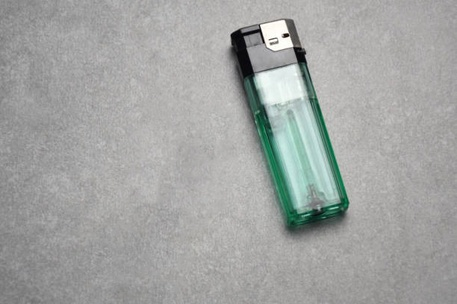
#> input picture query.jpg, 457 x 304 px, shrunk from 612 x 408 before the run, found by its file name
$ python 'Lab Assignment 2 - 120210208.py'
#> lines starting #> are read from the running program, lines starting #| are printed output that depends on the picture
#zeyad mohamed elsharkawy 120210208
import cv2
import numpy as np

# Load images with absolute paths
query_image = cv2.imread('C:\\Users\\zizo\\Desktop\\Lab Assignment 2\\query.jpg', cv2.IMREAD_GRAYSCALE)
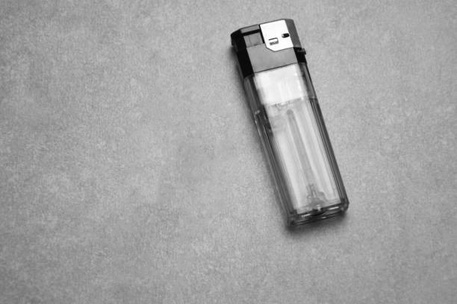
#> query_image: shape (304, 457); min 0, max 255, mean 163.4
target_image = cv2.imread('C:\\Users\\zizo\\Desktop\\Lab Assignment 2\\target.jpg', cv2.IMREAD_GRAYSCALE)
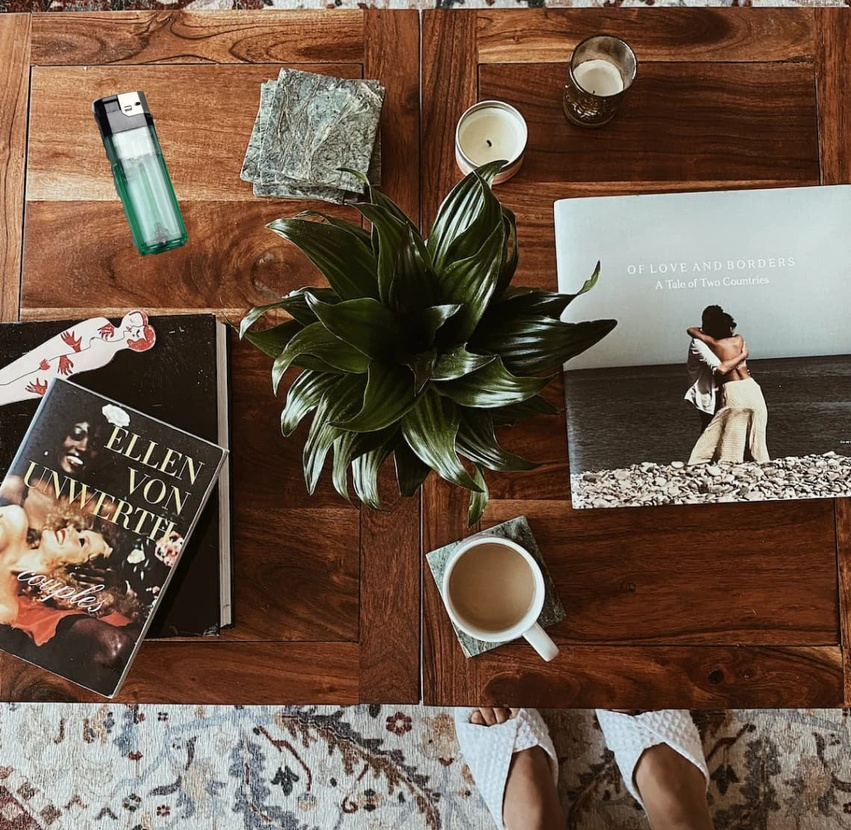
#> input picture target.jpg, 851 x 830 px, shrunk from 1140 x 1112 before the run, found by its file name
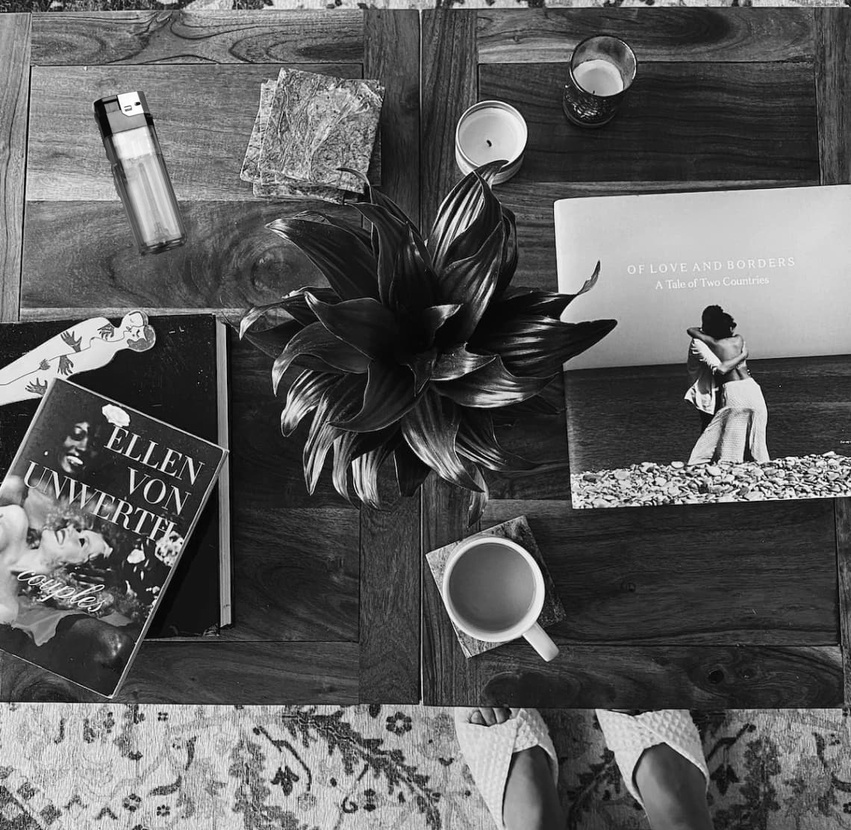
#> target_image: shape (830, 851); min 0, max 255, mean 93.7

if query_image is None or target_image is None:
    print("Error: Could not load one or both images.")
    exit()

# Initialize SIFT
sift = cv2.SIFT_create()
kp1, des1 = sift.detectAndCompute(query_image, None)
#> kp1 = 132 keypoints; strongest (x, y, size): (285, 35, 3.1), (300, 55, 9.7), (259, 31, 3.4), (271, 44, 2)
kp2, des2 = sift.detectAndCompute(target_image, None)
#> kp2 = 5081 keypoints; strongest (x, y, size): (137, 104, 2.5), (46, 453, 2), (127, 432, 1.9), (752, 490, 2.1)

if des1 is None or des2 is None:
    print("Error: No descriptors found in one or both images.")
    exit()

# Match keypoints
bf = cv2.BFMatcher(cv2.NORM_L2, crossCheck=True)
matches = bf.match(des1, des2)
#> matches = 102 matches
matches = sorted(matches, key=lambda x: x.distance)

# Draw matches
matched_image = cv2.drawMatches(
    query_image, kp1,
    target_image, kp2,
    matches[:50],
    None,
    flags=cv2.DrawMatchesFlags_NOT_DRAW_SINGLE_POINTS
)
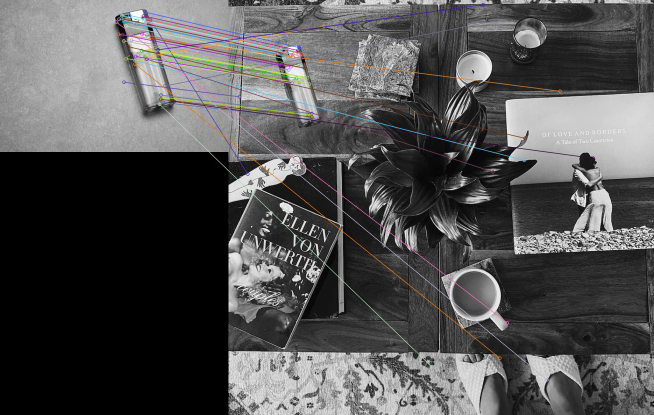
#> matched_image: shape (830, 1308, 3) (shown at 1/2 size); mean of channels 0, 1, 2 81.8, 81.7, 82.2; drawn as B, G, R

# Save and display
cv2.imwrite('C:\\Users\\zizo\\Desktop\\Lab Assignment 2\\matched_output.jpg', matched_image)
cv2.imshow('Matches', matched_image)
cv2.waitKey(0)
cv2.destroyAllWindows()
